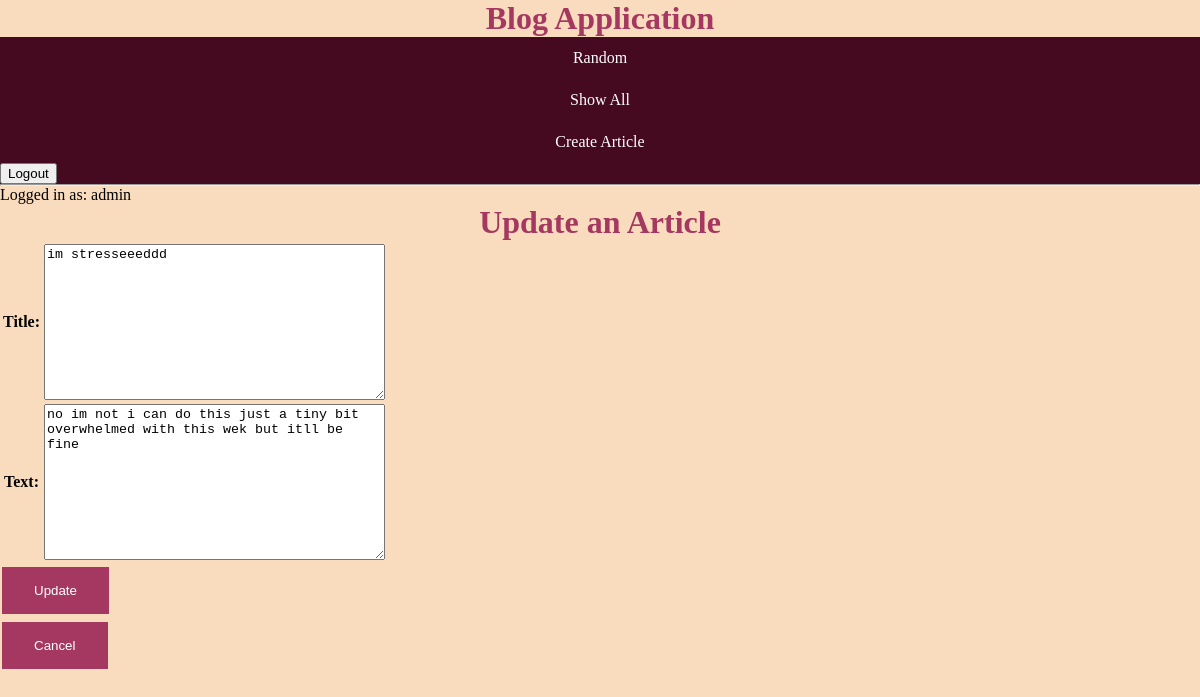
Before: /blog/article/2/update (signed in) with the older database file.
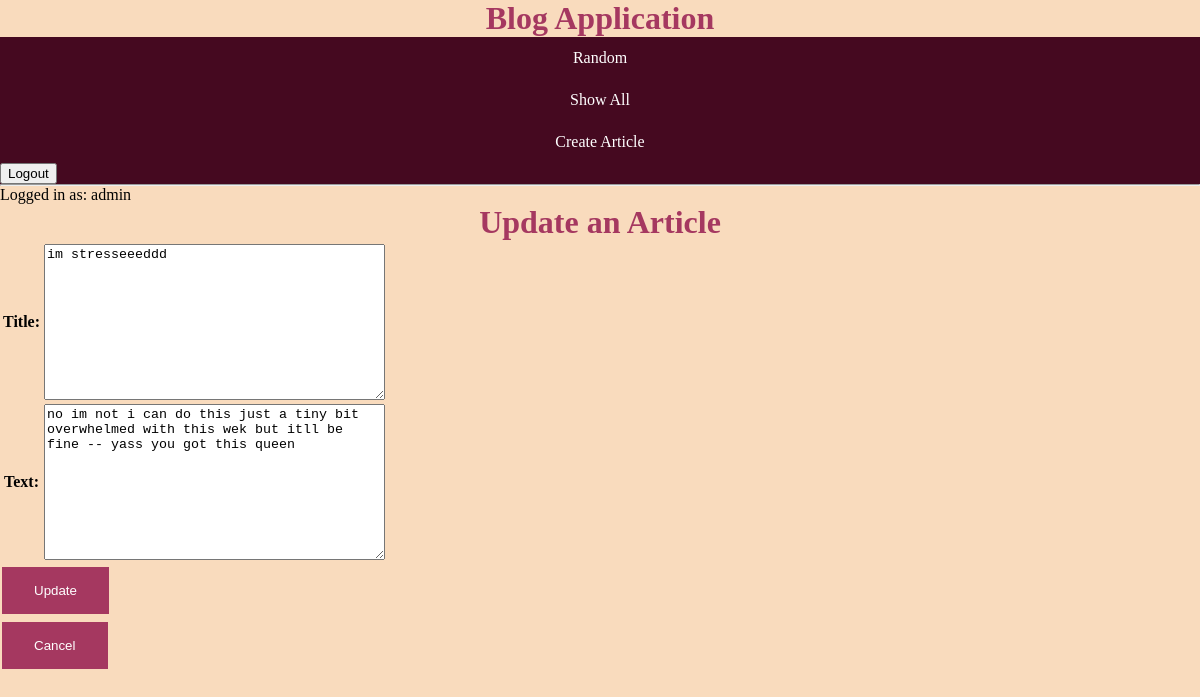
After: the same page with the newer database file.
### blog/models.py (models this page shows, shortened)
class Article(models.Model):
    title = models.TextField(blank=True)
    author = models.TextField(blank=True)
    text = models.TextField(blank=True)
    published = models.DateTimeField(auto_now=True)
    image_file = models.ImageField(blank=True) # an actual image
    user = models.ForeignKey(User, on_delete=models.CASCADE)

### blog/views.py (the view)
# urls.py: path('article/<int:pk>/update', UpdateArticleView.as_view(), name="update_article"),# new
class UpdateArticleView(UpdateView):
    model=Article
    form_class = UpdateArticleForm
    template_name="blog/update_article_form.html"

### blog/forms.py
class UpdateArticleForm(forms.ModelForm):
    class Meta:
        model = Article
        fields = ["title", "text"] # which fields we can update

### blog/templates/blog/update_article_form.html (shortened to what this page needs)
{% extends 'blog/base.html' %}
{% block content %}
<h1>Update an Article</h1>
<form action="{% url 'update_article' article.pk %}" method="POST"
enctype="multipart/form-data">
    <table>
        {{form.as_table}}
    </table>
    <input type="submit" name="submit" value="Update">
</form>
<form action="{% url 'article' article.pk %}" method="GET">
    <input type="submit" value="Cancel">
</form>
{% endblock %}

Changed rows visible on the page:
changed Article "im stresseeeddd": text "no im not i can do this just a tiny bit overwhelmed with this wek but itll be fine" → "no im not i can do this just a tiny bit overwhelmed with this wek but itll be fine -- yass you got this queen"
